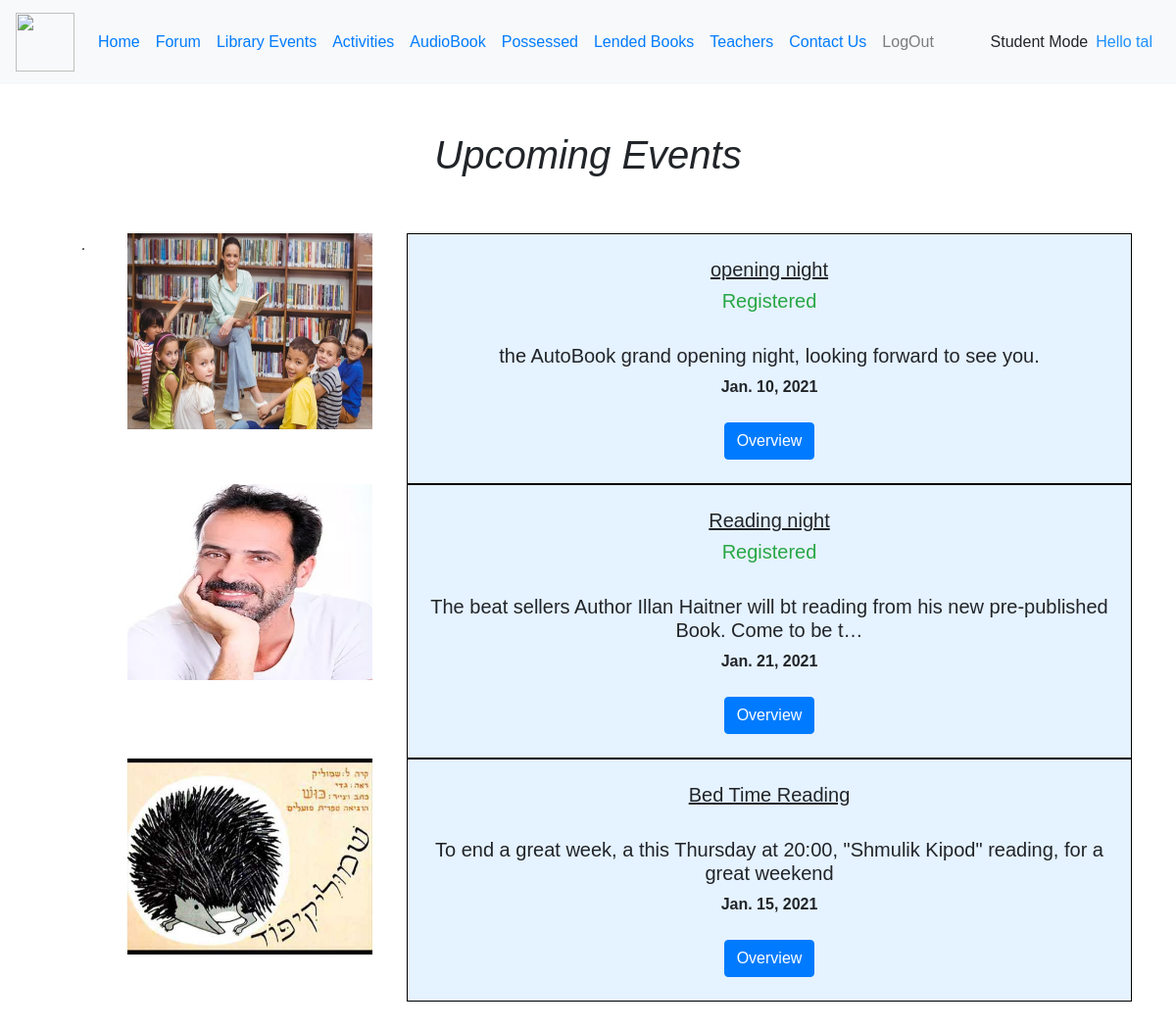
/Me/Student/Events/ (signed in), run on the app's committed database.
### homepage/models.py (models this page shows, shortened)
class Event (models.Model):
    title = models.CharField(max_length=150)
    text = models.TextField(max_length=500)
    image = models.ImageField(upload_to='home/images', default='home/images/defult2.jpg')
    date = models.DateField()
    link = models.URLField(max_length=200,null=True,default=None,blank=True)
    registerstudent = models.ManyToManyField(Student, blank=True)

### mepage/views.py (the view)
# urls.py: path('Student/Events/', views.mestudentevents, name="mestudentevents"),
@user_passes_test(is_student)
def mestudentevents(request):
    try:
        events = HomePage.objects.all()[0].events.all()
    except:
        events = None
    return render(request, 'mepage/student/events.html',{"events":events})

### mepage/views.py (called while the page is built)
def is_student(user):
    try:
        return user.is_authenticated and user.student is not None
    except Student.DoesNotExist:
        return False

### book_catalog/templates/mepage/student/events.html (shortened to what this page needs)
{% extends "mepage/student/stylestudent.html" %}
{% block content %}
    <head>
      <link rel="stylesheet" href="https://cdn.jsdelivr.net/npm/bootstrap@4.5.3/dist/css/bootstrap.min.css">
    </head>
  <div class="container text-center">
{% if events|length == 0 %}
	<br><br><h2><u>There Are No Upcoming Events.</u></h2><br><br>
{% else %}
    <br><br><h1 ><i>Upcoming Events</i></h1><br><br>
<div class="container-fluid">
	<div class="row">
		{% for event in events %}
			<div class="col-sm-4">
				{% if event.link != None %}
					.<a href={{ event.link }} target="_blank"><img src="{{ event.image.url }}" height="200" width="250" align="right" hspace="20"></a>
				{% else %}
					<img src="{{ event.image.url }}" height="200" width="250" align="right" hspace="20">
				{% endif %}
			</div>
			<div class="col-sm-8" style="background-color:#e5f2ff; border: 1px solid black;">
                <br>
				<h5><u>{{ event.title }}</u></h5>
				{% if request.user.student in event.registerstudent.all %}
					<h5 class="text-success"> Registered</h5>
				{% endif %}
				<h5><br>{{ event.text|truncatechars:100 }}</h5>
				<b>{{ event.date }}</b>
				<br><br>
				<form method="GET" action="{% url 'registerEvent' event.id %}" name="takeBook">
				<button class="btn btn-primary" name="posses" onclick="myFunction()" type="submit">Overview</button>
				</form>
            <br>
			</div>
		{% endfor %}
	{% endif %}
</div>
    <br><br><br><br>
{% endblock %}

### book_catalog/templates/mepage/student/stylestudent.html (shortened to what this page needs)
<!doctype html>
<html lang="en">
  <head>
  {% load static %}
<link rel="stylesheet" href="https://cdn.jsdelivr.net/npm/bootstrap@4.5.3/dist/css/bootstrap.min.css">
  </head>
<nav class="navbar navbar-expand-lg navbar-light bg-light sticky-top">
    {% load static %}
<a class="navbar-brand" href="{% url "homepage" %}"><img src="{% static 'book_catalog/defult.png' %}" height="60" width="60" href="{% url "homepage" %}"></a>
  <div class="collapse navbar-collapse" id="navbarSupportedContent">
    <ul class="navbar-nav mr-auto">
      <li class="nav-item active">
        <a class="nav-link text-primary" href="{% url "homepage" %}">Home <span class="sr-only" href="{% url "homepage" %}">home</span></a>
      </li>
      <li class="nav-item"  href="{% url "mestudent" %}">
        <a class="nav-link text-primary text size-12" href="{% url "Forum" %}">Forum</a>
      </li>
      <li class="nav-item" href="{% url "mestudentevents" %}">
        <a class="nav-link text-primary" href="{% url 'mestudentevents' %}">Library Events</a>
      </li>
    <li class="nav-item" href="{% url "activity" %}">
        <a class="nav-link text-primary" href="{% url 'activity' %}">Activities</a>
      </li>
    <li class="nav-item" href="{% url "audobooks" %}">
        <a class="nav-link text-primary" href="{% url 'audobooks' %}">AudioBook</a>
      </li>
        {% if user.is_authenticated %}
            <li class="nav-item"  href="{% url "mestudentpossesses" %}">
        <a class="nav-link text-primary text size-12" href="{% url "mestudentpossesses" %}">Possessed</a>
      </li>
            <li class="nav-item" href="{% url "melendedbooks" %}">
        <a class="nav-link text-primary" href="{% url 'melendedbooks' %}">Lended Books</a>
      </li>
            <li class="nav-item" href="{% url "teachers" %}">
        <a class="nav-link text-primary" href="{% url 'teachers' %}">Teachers</a>
      </li>
            <li class="nav-item" href="{% url "contact" %}">
        <a class="nav-link text-primary" href="{% url 'contact' %}">Contact Us</a>
      </li>
            <li class="nav-item"  href="{% url "logoutuser" %}">
        <a href="#" onclick="$('#signOutBtn').click()" class="nav-link">LogOut</a>
      </li>
        {% endif %}
     </ul>
  <form class="form-inline">
     {% if user.student %}
          <h7 style="text-align:center">Student Mode </h7> &ensp;
      {% elif user.adult %}
      <h7 style="text-align:center">Adult Mode </h7> &ensp;
      {% elif user.superuser %}
      <h7 style="text-align:center">Admin Mode </h7> &ensp;
{% endif %}
      </form>
  <form class="form-inline">
      {% if user.is_authenticated %}
          <h7 style="color: dodgerblue">Hello {{ user.username }} </h7> &ensp;
{% endif %}
  </form>
  </div>
</nav>
{%  block content %}{% endblock %}
</html>

### book_catalog/templates/mepage/student/events.html (style rules this page uses)
* { box-sizing: border-box; }
ul { list-style-type: none; }

### data on the page
Event: image (picture), title "opening night", shows "Registered", text "the AutoBook grand opening night, looking forward to see you.", date "Jan. 10, 2021"
Event: image (picture), title "Reading night", shows "Registered", text "The beat sellers Author Illan Haitner will bt reading from his new pre-published Book. Come to be t…", date "Jan. 21, 2021"
Event: image (picture), title "Bed Time Reading", text "To end a great week, a this Thursday at 20:00, \"Shmulik Kipod\" reading, for a great weekend", date "Jan. 15, 2021"

### other printed values
{{ user.username }} "tal"
